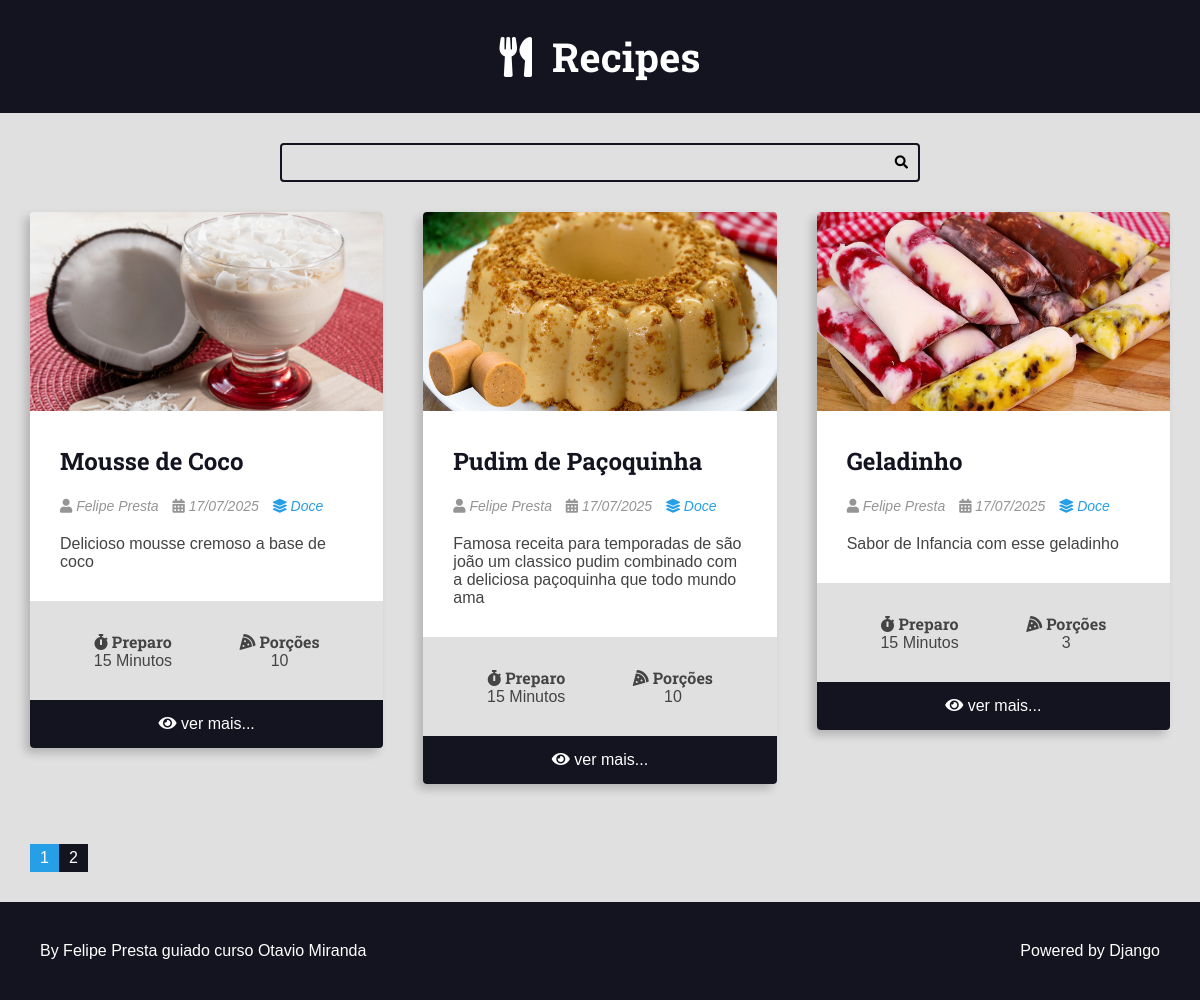
Page /recipes/category/4/ on the committed database.
### recipes/models.py (models this page shows, shortened)
class Recipe(models.Model):
    tittle = models.CharField(max_length=65)
    description = models.CharField(max_length=165)
    slug = models.SlugField(unique=True)
    preparation_time = models.IntegerField()
    preparation_time_unit = models.CharField(max_length=65)
    servings_steps = models.IntegerField()
    servings_steps_unit = models.CharField(max_length=65, blank=True, null=True)
    preparation_steps = models.TextField()
    preparation_steps_is_html = models.BooleanField(default=False)
    created_at = models.DateTimeField(auto_now_add=True)
    updated_at = models.DateTimeField(auto_now=True)
    is_published = models.BooleanField(default=False)
    cover = models.ImageField(upload_to='recipes/covers/%Y/%m/%d/', blank=True)
    category = models.ForeignKey(Category, on_delete=models.SET_NULL, null=True)
    author = models.ForeignKey(User, on_delete=models.SET_NULL, null=True)

class Category(models.Model):
    name = models.CharField(max_length=65)

### recipes/views.py (the view)
# urls.py: path('recipes/category/<int:category_id>/', views.category, name='category'),
def category(request, category_id):
    recipes = get_list_or_404(Recipe.objects.order_by('-id'), category__id=category_id, is_published=True)
    page_object, pagination_range = make_pagination(request, recipes, PER_PAGE)
    return render(request, 'recipes/category.html', context={
        'recipes': page_object,
        'pagination_range':pagination_range,
        'title': f'{recipes[0].category.name} | Category',
    })

### utils/pagination.py (called while the page is built)
def make_pagination(request, queryset, per_page, qty_page=4):
    try:
        current_page = int(request.GET.get('page', 1))
    except ValueError:
        current_page = 1
    paginator = Paginator(queryset, per_page)
    page_object = paginator.get_page(current_page)
    pagination_range = make_pagination_range(
        paginator.page_range,
        qty_page,
        current_page
    )
    return page_object, pagination_range

### recipes/templates/recipes/category.html (shortened to what this page needs)
{% extends 'base.html' %}
{% block body %}
    {% include 'recipes/partials/search.html' %}
    <div class="main-content-container">
        <div class="main-content main-content-list container">
            {% for recipe in recipes %}
                {% include 'recipes/partials/recipe.html' %}
            {% endfor %}
        </div>
    </div>
{% endblock %}

### recipes/templates/recipes/partials/recipe.html (shortened to what this page needs)
<div class="recipe recipe-list-item">
    {% if recipe.cover %}
        <div class="recipe-cover">
            <a href="{% url 'recipes:recipe_detail' recipe.id %}">
                 <img src="{{ recipe.cover.url }}" alt="temporario">
            </a>
        </div>
    {% endif %}
    <div class="recipe-title-container">
        <h2 class="recipe-title">
            <a href="{% url 'recipes:recipe_detail' recipe.id %}">
                {{ recipe.tittle }}
            </a>
        </h2>
    </div>
     <div class="recipe-author">
        <span class="recipe-author-item">
            <i class="fas fa-user"></i>
            {% if recipe.author.first_name %}
                {{ recipe.author.first_name }} {{ recipe.author.last_name }}
            {% else %}
                {{ recipe.author.username }}
            {% endif %}
        </span>
        <span class="recipe-author-item">
            <i class="fas fa-calendar-alt"></i>
            {{ recipe.created_at|date:"d/m/Y" }}
        </span>
        {% if recipe.category is not None %}
            <span class="recipe-author-item">
                <a href=" {% url 'recipes:category' recipe.category.id %}">
                    <i class="fas fa-layer-group"></i>
                    <span>{{ recipe.category.name }}</span>
                </a>
            </span>
        {% endif %}
    </div>
    <div class="recipe-content">
        <p>{{ recipe.description }}</p>
    </div>
     <div class="recipe-meta-container">
        <div class="recipe-meta recipe-preparation">
            <h3 class="recipe-meta-title"><i class="fas fa-stopwatch"></i> Preparo</h3>
            <div class="recipe-meta-text">
                {{ recipe.preparation_time }} {{ recipe.preparation_time_unit }}
            </div>
        </div>
        <div class="recipe-meta recipe-servings">
            <h3 class="recipe-meta-title"><i class="fas fa-pizza-slice"></i> Porções</h3>
            <div class="recipe-meta-text">
                {{ recipe.servings_steps }} {{ recipe.servings_unit }}
            </div>
        </div>
    </div>
    {% if is_datail_page is not True %}
        <footer class="recipe-footer">
            <a class="recipe-read-more button button-dark button-full-width" href="{% url 'recipes:recipe_detail' recipe.id %}">
                <i class="fas fa-eye"></i>
                <span>ver mais...</span>
            </a>
        </footer>
    {% endif %}
</div>

### static/css/style.css (style rules this page uses)
:root { --color-primary: #269fe6; --color-primary-hover: #2086c2; --color-primary-dark: #13141f; --color-primary-dark-hover: #212336; --color-primary-light: #d4ecfa; --color-primary-light-hover: #bdd8e7; --color-white: #fff; --color-black: #000; --color-dark-text: #444; --color-info-light: #cce5ff; --color-debug-light: #cce5ff; --color-success-light: #d4edda; --color-alert-light: #fff3cd; --color-warning-light: #fff3cd; --color-error-light: #f8d7da; --color-info-dark: #4d86c4; --color-debug-dark: #4d86c4; --color-success-dark: #4a9c5d; --color-alert-dark: #927f40; --color-warning-dark: #927f40; --color-error-dark: #da525d; --color-gray-0: #f9f9f9; --color-gray-1: #e0e0e0; --color-gray-2: #c7c7c7; --color-gray-3: #aeaeae; --color-gray-4: #959595; --color-gray-5: #7d7d7d; --color-gray-6: #646464; --color-gray-7: #4b4b4b; --color-gray-8: #323232; --color-gray-9: #191919; --font-primary: sans-serif; --font-headings: 'Roboto Slab', serif; --spacing-gutter-medium: 3rem; --spacing-gutter-large: 4rem; }
* { padding: 0; margin: 0; box-sizing: border-box; }
html { font-size: 62.5%; }
body { font-size: 1.6rem; font-family: var(--font-primary); background: var(--color-gray-1); color: var(--color-dark-text); }
h1, h2, h3, h4, h5, h6 { font-family: var(--font-headings); }
.container { max-width: 144rem; margin: 0 auto; padding: var(--spacing-gutter-medium); }
.main-content { padding-top: 0; }
.main-content-list { display: grid; grid-template-columns: repeat(auto-fit, minmax(340px, 1fr)); gap: var(--spacing-gutter-large); }
.recipe { background: var(--color-white); box-shadow: -5px 5px 10px rgba(0, 0, 0, .2); transform: scale(1); transition: all 300ms ease-in-out; border-radius: .4rem; overflow: hidden; }
.recipe img { max-width: 100%; }
.recipe-list-item { max-width: 64rem; height: fit-content; }
.recipe-title-container { padding: var(--spacing-gutter-medium); padding-bottom: 2rem; }
.recipe-title-container a { text-decoration: none; color: var(--color-primary-dark); }
.recipe-author { padding: 0 var(--spacing-gutter-medium); }
.recipe-author a { color: var(--color-primary); transition: all 300ms ease-in-out; text-decoration: none; }
.recipe-author-item { color: var(--color-gray-4); margin-right: 1rem; font-style: italic; font-size: 1.4rem; }
.recipe-meta-container { display: flex; flex-flow: row wrap; padding: var(--spacing-gutter-medium); background: var(--color-gray-1); }
.recipe-content { padding: var(--spacing-gutter-medium); padding-top: 2rem; }
.recipe-meta { display: flex; flex-flow: column nowrap; flex-shrink: 1; flex-grow: 1; text-align: center; }
.recipe-meta-title { font-size:1.6rem; }
.recipe-footer a { background: var(--color-primary-dark); display: block; color: var(--color-white); text-decoration: none; text-align: center; padding: 1.5rem var(--spacing-gutter-medium); transition: all 300ms ease-in-out; }

### rows in the picture
Recipe: cover (picture), tittle "Mousse de Coco", author.first_name "Felipe", author.last_name "Presta", created_at "17/07/2025", category.name "Doce", description "Delicioso mousse cremoso a base de coco", preparation_time "15", preparation_time_unit "Minutos", servings_steps "10"
Recipe: cover (picture), tittle "Pudim de Paçoquinha", author.first_name "Felipe", author.last_name "Presta", created_at "17/07/2025", category.name "Doce", description "Famosa receita para temporadas de são joão um classico pudim combinado com a deliciosa paçoquinha que todo mundo ama", preparation_time "15", preparation_time_unit "Minutos", servings_steps "10"
Recipe: cover (picture), tittle "Geladinho", author.first_name "Felipe", author.last_name "Presta", created_at "17/07/2025", category.name "Doce", description "Sabor de Infancia com esse geladinho", preparation_time "15", preparation_time_unit "Minutos", servings_steps "3"

### other values in the picture
{{ page }} "1"
{{ page }} "2"
